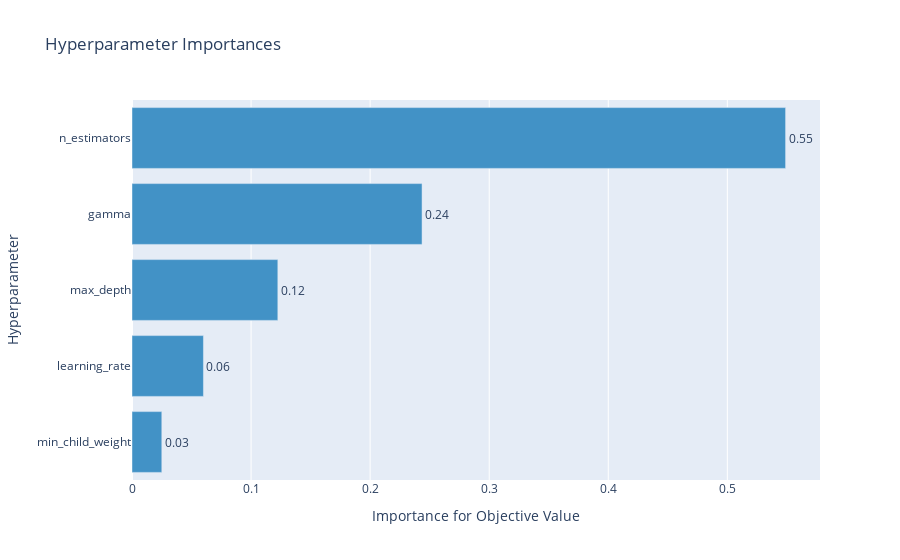

Notebook code cell kept with this figure:
### Code cell
optuna.visualization.plot_param_importances(study)

### Figure 1 — Plotly figure (JSON) as saved in the notebook; plotly's stock layout.template omitted (floating-point values rounded to 4 significant figures)
{"data": [{"cliponaxis": false, "hovertemplate": ["min_child_weight (IntDistribution): 0.025027649119602962<extra></extra>", "learning_rate (FloatDistribution): 0.05999159671711821<extra></extra>", "max_depth (IntDistribution): 0.12247012475314457<extra></extra>", "gamma (IntDistribution): 0.24359183316342872<extra></extra>", "n_estimators (IntDistribution): 0.5489187962467056<extra></extra>"], "marker": {"color": "rgb(66,146,198)"}, "orientation": "h", "text": ["0.03", "0.06", "0.12", "0.24", "0.55"], "textposition": "outside", "type": "bar", "x": [0.02503, 0.05999, 0.1225, 0.2436, 0.5489], "y": ["min_child_weight", "learning_rate", "max_depth", "gamma", "n_estimators"]}], "layout": {"showlegend": false, "title": {"text": "Hyperparameter Importances"}, "xaxis": {"title": {"text": "Importance for Objective Value"}}, "yaxis": {"title": {"text": "Hyperparameter"}}}}
